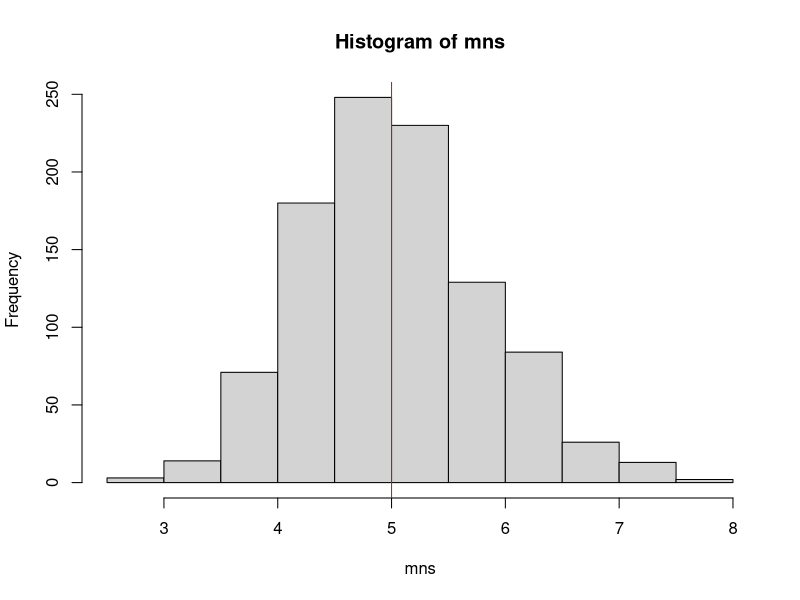
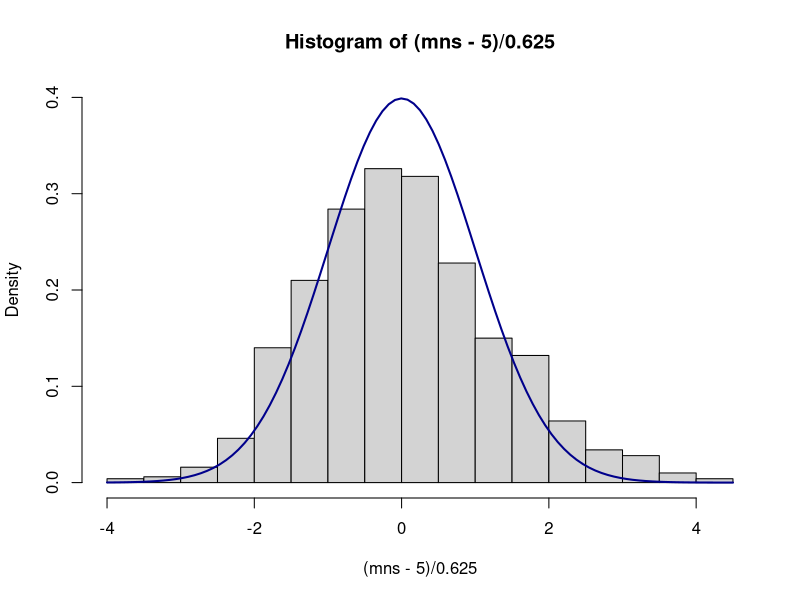

Source code (R) for these figures, in order:
## ---- chunk 1
lambda <- 0.2
expmean <- 1/lambda
expvar <- 1/lambda
n <- 40
times <- 1000
## ---- chunk 2
mns <- NULL
for (i in 1:times){
  data <- rexp(n,lambda)
  mns <- c(mns, mean(data))
}
sns <- var(mns)
## ---- chunk 3
hist(mns)
abline(v=expmean,col="red")
## ---- chunk 4
sns
## ---- chunk 5
hist((mns-5)/0.625,20,prob=TRUE,ylim=c(0,0.4))
curve(dnorm(x,mean=0,sd=1),col="darkblue", lwd=2, add=TRUE)
